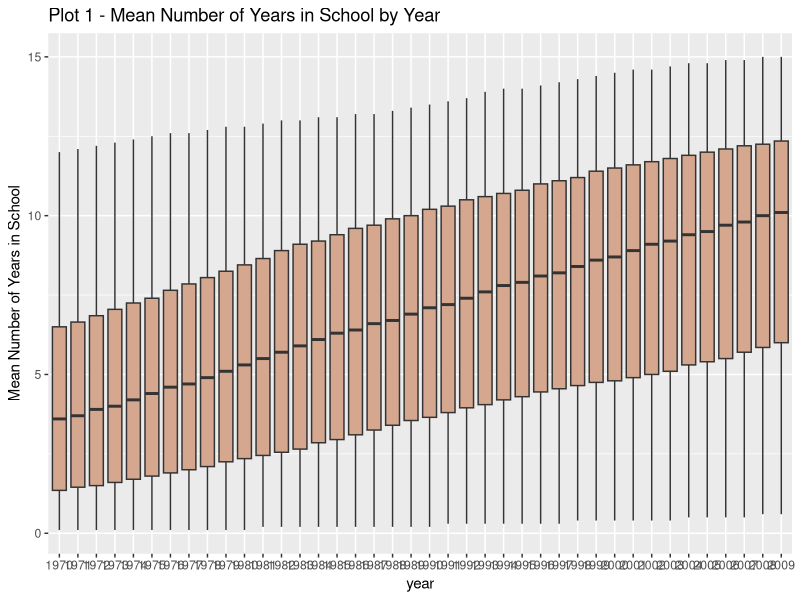
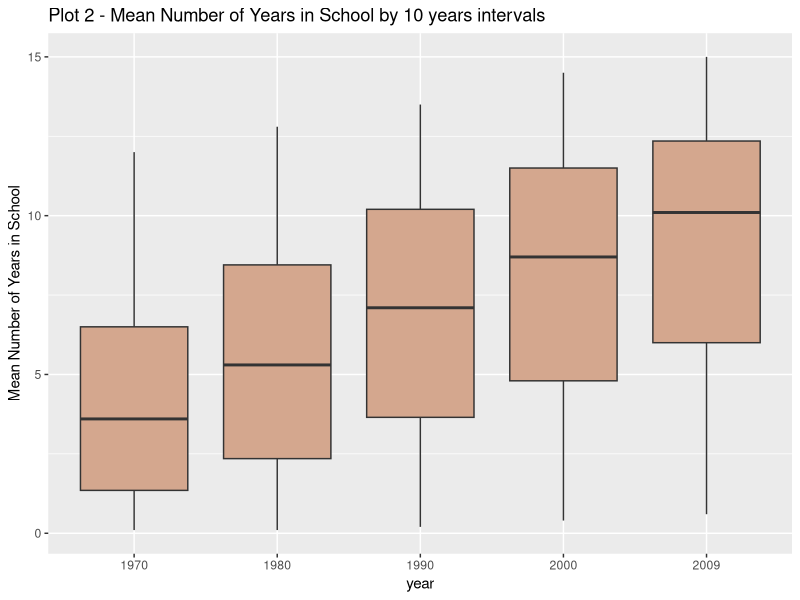
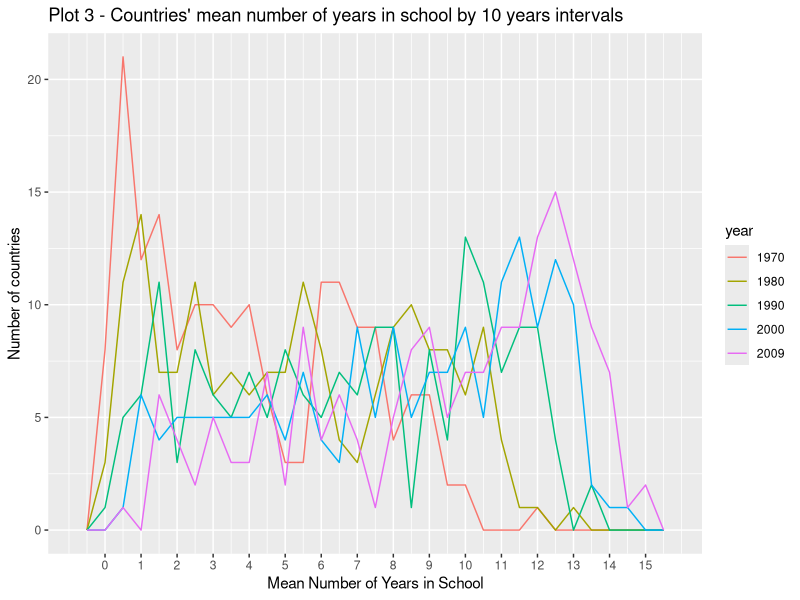
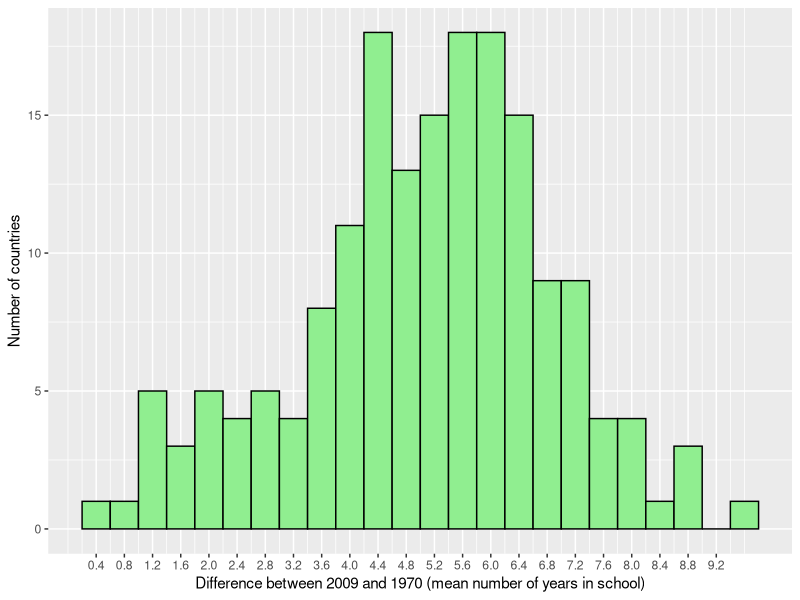

Write R code to recreate these figures, in order.
## ---- chunk 1
school.years <- read.csv('Years.in.school.women.25-34.csv', header = TRUE, check.names = FALSE)
str(school.years)
## ---- chunk 2
library(tidyr)
library(dplyr)

names(school.years)[1] <- "country"
gather.school <- gather(data = school.years, key = "year", value ="mean.num.years", 2:length(school.years))
head(gather.school)
any(is.na(gather.school))
## ---- chunk 3
str(gather.school)
## ---- chunk 4
gather.school %>%
  arrange(desc(mean.num.years), desc(year)) %>%
  slice(1:5)
## ---- chunk 5
gather.school %>%
  arrange(mean.num.years, year) %>%
  slice(1:5)
## ---- chunk 6
gather.school %>% 
  filter(year == 1970) %>% 
  arrange(desc(mean.num.years)) %>% 
  slice(1:5)  %>% 
  select(country, mean.num.years)
## ---- chunk 7
gather.school %>% 
  filter(year == 1970) %>% 
  arrange(mean.num.years) %>% 
  slice(1:5)  %>% 
  select(country, mean.num.years)
## ---- chunk 8
gather.school %>% 
  filter(year == 2009) %>% 
  arrange(desc(mean.num.years)) %>% 
  slice(1:5)  %>% 
  select(country, mean.num.years)
## ---- chunk 9
gather.school %>% 
  filter(year == 2009) %>% 
  arrange(mean.num.years) %>% 
  slice(1:5)  %>% 
  select(country, mean.num.years)
## ---- chunk 10
gather.school %>%
  group_by(year) %>%
  summarise(min = min(mean.num.years),
            first.q = quantile(mean.num.years, probs = 0.25),
            median = median(mean.num.years),
            mean = mean(mean.num.years), 
            third.q = quantile(mean.num.years, probs = 0.75),
            max = max(mean.num.years)) %>%
  filter(year %in% c(1970,1980,1990,2000,2009))
## ---- chunk 11
library(ggplot2)

qplot(data = gather.school, x = year, y = mean.num.years, 
      geom = 'boxplot', fill = I('#D4A78E'),
      main = "Plot 1 - Mean Number of Years in School by Year") +
  ylab("Mean Number of Years in School")

qplot(data = filter(gather.school, year %in% c(1970,1980,1990,2000,2009)), 
      x = year, y = mean.num.years, 
      geom = 'boxplot', fill = I('#D4A78E'), 
      main = "Plot 2 - Mean Number of Years in School by 10 years intervals") +
  ylab("Mean Number of Years in School")

qplot(data = filter(gather.school, year %in% c(1970,1980,1990,2000,2009)), 
      x = mean.num.years, binwidth = .5, color = year, geom='freqpoly', 
      main = "Plot 3 - Countries' mean number of years in school by 10 years intervals") +
  scale_x_continuous(breaks = seq(0,15, 1)) +
  xlab("Mean Number of Years in School") +
  ylab("Number of countries")

## ---- chunk 12
diff.by.year <- gather.school %>% 
  group_by(year) %>% 
  arrange(mean.num.years) %>% 
  summarise(min = first(mean.num.years), max = last(mean.num.years))

diff.by.year %>% 
  mutate(decade = paste0(substr(year,1,3),0)) %>% 
  group_by(decade) %>% 
  summarise(min.value = mean(min), max.value = mean(max), diff.max.min = mean(max - min))
## ---- chunk 13
gather.school  %>% 
  group_by(year) %>% 
  summarise(iqr = IQR(mean.num.years)) %>% 
  mutate(decade = paste0(substr(year,1,3),0)) %>% 
  group_by(decade) %>% 
  summarise(mean.iqr = mean(iqr))
## ---- chunk 14
diff.1970.2009 <- mutate(gather.school %>% 
  group_by(country) %>% 
  summarise(in.1970 = first(mean.num.years), in.2009=last(mean.num.years)), diff = in.2009 - in.1970) 

summary(diff.1970.2009$diff)
## ---- chunk 15
qplot(data = diff.1970.2009, x = diff, binwidth = 0.4, fill = I('light green'), color = I('black')) + 
  scale_x_continuous(breaks = seq(0.4, 9.5, 0.4)) +
  ylab("Number of countries") +
  xlab("Difference between 2009 and 1970 (mean number of years in school)")

## ---- chunk 16
diff.1970.2009 %>% 
  arrange(desc(diff)) %>% 
  select(country, diff) %>% 
  slice(1:5)
## ---- chunk 17
diff.1970.2009 %>% 
  arrange(diff) %>% 
  select(country, diff) %>% 
  slice(1:5)
